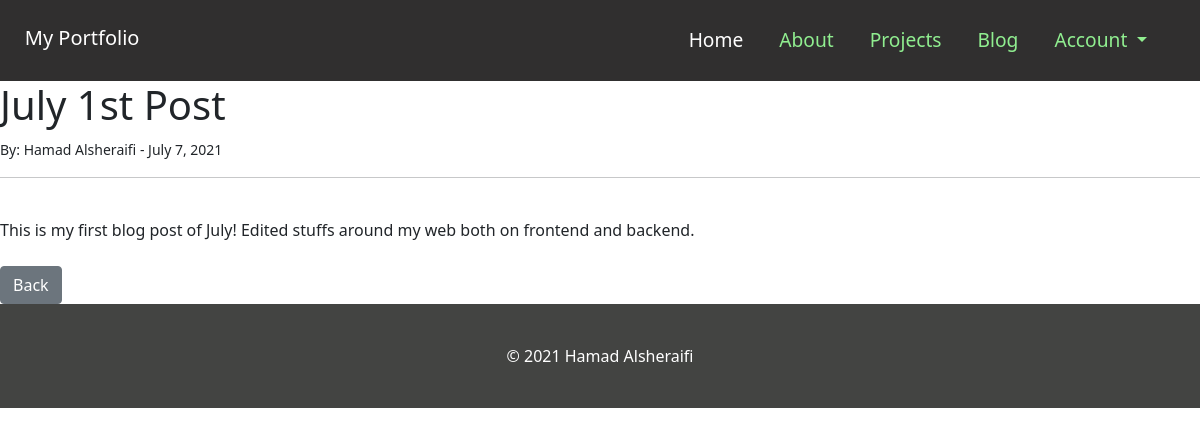
The app's page /article/9 with its own data.
### website/models.py (models this page shows, shortened)
class Post(models.Model):
    title = models.CharField(max_length=255)
    title_tag = models.CharField(max_length=255)
    author = models.ForeignKey(User, on_delete=models.CASCADE)
    body = models.TextField()
    post_date = models.DateField(auto_now_add=True)

### website/views.py (the view)
# urls.py: path('article/<int:pk>', ArticleDetailView.as_view(), name='article-detail'),
class ArticleDetailView(DetailView):
    model = Post
    template_name = 'article_details.html'

### website/templates/article_details.html (shortened to what this page needs)
{% extends 'base.html' %}
{% block content %}
    <h1>{{ post.title }}</h1>
    <small>
        By: {{ post.author.first_name }} {{ post.author.last_name }} - {{ post.post_date }}
    </small>
    <br><hr><br>
    {{ post.body|safe }}
    <br><br>
    <a href="{% url 'blog' %}" class="btn btn-secondary">Back</a>
{% endblock %}

### website/static/css/base.css (style rules this page uses)
html, body { background: linear-gradient(rgba(0.0,0.0,0.0,0.0), rgba(0.0,0.0,0.0,0.0)); width: 100%; height: 100%; margin: 0px; padding: 0px; overflow-x: hidden; }

### records on screen
Post: title "July 1st Post", author.first_name "Hamad", author.last_name "Alsheraifi", post_date "July 7, 2021", body "This is my first blog post of July! Edited stuffs around my web both on frontend and backend."
